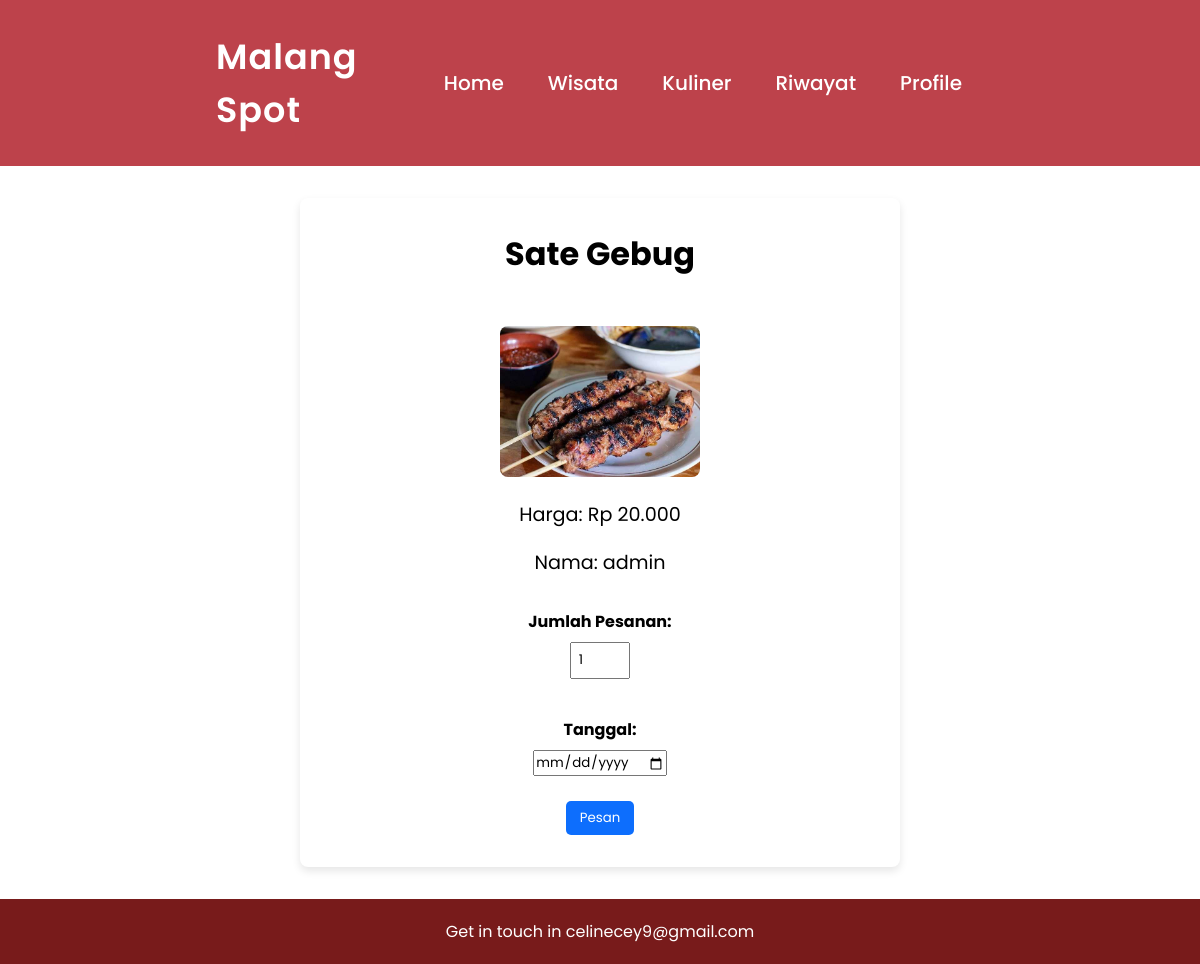
Screenshot of /user/transaksi/transaksi_kuliner.php?id=1 (signed in) with the database file from the repository.
### tables this page shows
CREATE TABLE `kuliner` (
  `nama_kuliner` varchar(225) NOT NULL,
  `IDkuliner` int(11) NOT NULL,
  `deskripsi_kuliner` varchar(225) NOT NULL,
  `website_kuliner` varchar(225) NOT NULL,
  `image` varchar(50) NOT NULL,
  `maps` varchar(50) NOT NULL,
  `jadwal` varchar(50) NOT NULL,
  `harga` decimal(10,3) NOT NULL
);

CREATE TABLE `user` (
  `nama` varchar(50) NOT NULL,
  `ID` int(11) NOT NULL,
  `username` varchar(50) NOT NULL,
  `password` varchar(50) NOT NULL,
  `level` varchar(50) NOT NULL
);

### user/transaksi/transaksi_kuliner.php (the view, shortened to what this page needs)
<?php
include '../../koneksi.php';
$username = $_SESSION['username'];
$query = "SELECT * FROM user WHERE username = '$username'";
$result = mysqli_query($mysqli, $query);
$userData = mysqli_fetch_assoc($result);
if (isset($_GET['id'])) {
    $IDkuliner = $_GET['id'];
    $query = "
        SELECT kuliner.IDkuliner, kuliner.nama_kuliner, kuliner.harga, kuliner.image
        FROM kuliner
        WHERE kuliner.IDkuliner = '$IDkuliner'
    ";
    $result = mysqli_query($mysqli, $query) or die(mysqli_error($mysqli));
    if (mysqli_num_rows($result) == 1) {
        $row = mysqli_fetch_assoc($result);
        ?>
<!DOCTYPE html>
<html lang="en">
<head>
<link rel="stylesheet" href="transaksie.css">
<link rel="stylesheet" href="https://unpkg.com/boxicon@latest/css/boxicons.min.css">
</head>
<body>
<header>
    <a href="#" class="logo">Malang Spot</a>
    <ul class="navbar">
            <li><a href="../index.php">Home</a></li>
            <li><a href="../wisata/wisata.php">Wisata</a></li>
            <li><a href="../kuliner/kuliner.php">Kuliner</a></li>
            <li><a href="../riwayat.php">Riwayat</a></li>
            <li><a href="../profile.php">Profile</a></li>
    </ul>
</header>
<div class="product-details">
    <h2><?php echo $row['nama_kuliner']; ?></h2>
    <img src="../../admin/kuliner/gambar/<?php echo $row['image']; ?>" alt="<?php echo $row['nama_kuliner']; ?>" width="200">
    <p>Harga: Rp <?php echo $row['harga']; ?></p>
    <p>Nama: <?php echo $userData['username']; ?></p>
    <form action="proses_pesanan_kuliner.php" method="POST">
        <label for="jumlah">Jumlah Pesanan:</label>
        <input type="number" id="jumlah" name="jumlah" value="1" min="1" required><br>
        <label for="tanggal">Tanggal:</label>
        <input type="date" id="tanggal" name="tanggal" required><br>
        <input type="submit" value="Pesan" name="submit">
    </form>
</div>
<div class="footer">
        <a href="https://mail.google.com/mail/u/0/?tf=cm&fs=1&to=celinecey9@gmail.com">Get in touch in celinecey9@gmail.com </a>
    </div>
</body>
</html>
<?php
    } else {
        echo "<p>kuliner tidak ditemukan.</p>";
    }
} else {
    echo "<p>ID kuliner tidak ditemukan.</p>";
}
?>

### user/transaksi/transaksie.css (style rules this page uses)
body { font-family: 'Arial', sans-serif; margin: 0; padding: 0; background-color: #f4f4f4; color: #333; }
a { text-decoration: none; color: inherit; }
* { padding: 0; margin: 0; box-sizing: border-box; font-family: 'Poppins', sans-serif; text-decoration: none; list-style: none; scroll-behavior: smooth; }
body { background-color: #fff; color: var(--text-color); }
header { position: flex; top: 0; right: 0; width: 100%; z-index: 1000; display: flex; align-items: center; justify-content: space-between; background: transparent; padding: 30px 18%; transition: ease .40s; background-color: #BD424B; }
.logo { font-size: 35px; font-weight: 600; letter-spacing: 1px; color: #fff; }
.navbar { display: flex; }
.navbar a { color: #fff; font-size: 20px; font-weight: 500; padding: 10px 22px; border-radius: 4px; transition: ease .40s; }
.product-details { background: white; margin: 2em auto; padding: 2em; border-radius: 8px; box-shadow: 0 4px 8px rgba(0,0,0,0.1); max-width: 600px; text-align: center; }
.product-details img { border-radius: 8px; margin: 1em 0; }
.product-details h2 { font-size: 2em; margin-bottom: 1em; }
.product-details p { font-size: 1.2em; margin-bottom: 1em; }
form { margin-top: 2em; display: flex; flex-direction: column; align-items: center; }
form label { font-weight: bold; margin-bottom: 0.5em; }
form input[type="number"] { width: 60px; padding: 0.5em; margin-bottom: 1em; }
form input[type="submit"] { background: #0d6efd; color: white; padding: 0.5em 1em; border: none; border-radius: 5px; cursor: pointer; transition: background 0.3s; }
.footer { background-color: #781b1b; color: #fff; text-align: center; padding: 20px 0; }
.footer a { text-decoration: none; color: white; }

### rows the page displays
kuliner: nama_kuliner "Sate Gebug", image (picture), harga "20.000"
user: username "admin"
